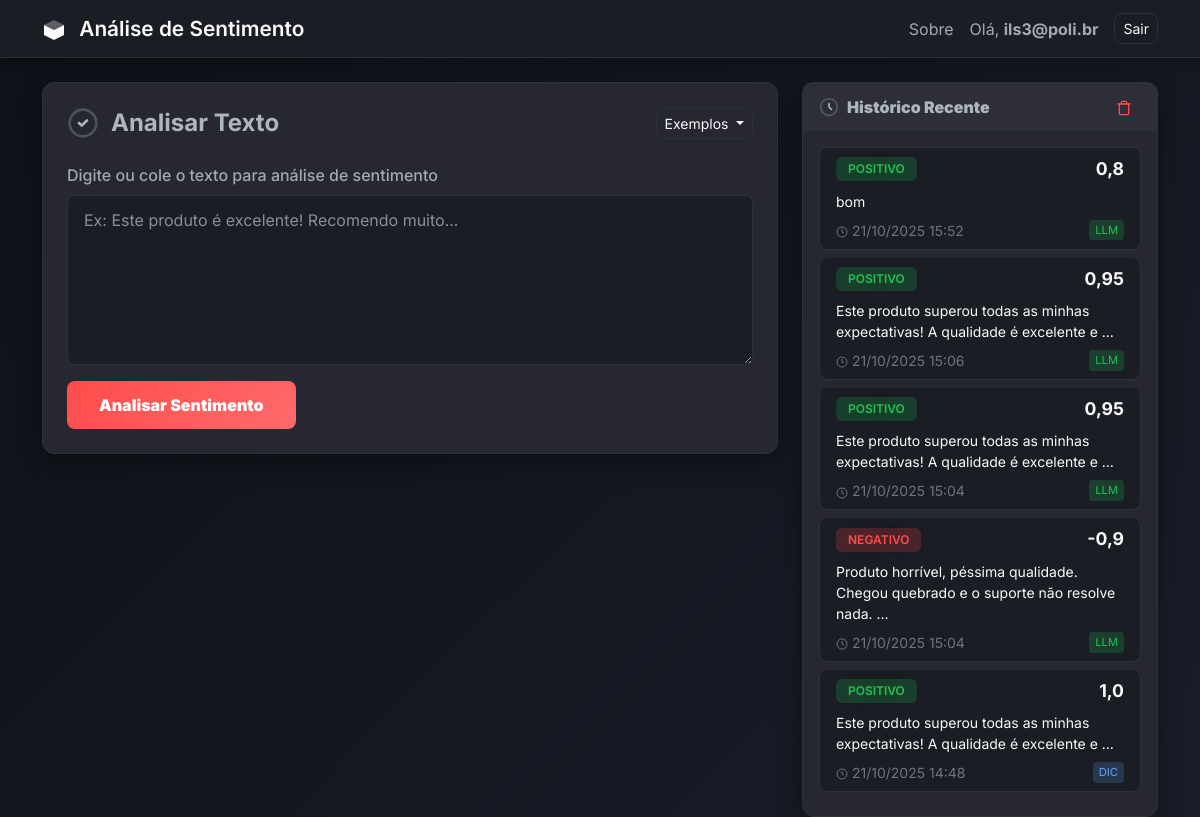
The app's page / (signed in) with its own data.
### analise/models.py (models this page shows, shortened)
class Analise(models.Model):
    SENTIMENTOS = [
        ('positivo', 'Positivo'),
        ('negativo', 'Negativo'),
        ('neutro', 'Neutro'),
    ]
    usuario = models.ForeignKey(User, on_delete=models.CASCADE, related_name='analises')
    texto = models.TextField()
    sentimento = models.CharField(max_length=20, choices=SENTIMENTOS)
    pontuacao = models.FloatField()
    metodo = models.CharField(max_length=50, default='dicionario')
    data_criacao = models.DateTimeField(auto_now_add=True)
    class Meta:
        ordering = ['-data_criacao']
        verbose_name = 'Análise'
        verbose_name_plural = 'Análises'

### analise/views.py (the view, shortened to what this page needs)
# urls.py: path('', views.analise_view, name='analise'),
@login_required
def analise_view(request):
    analisador = AnalisadorSentimento()
    resultado = None
    historico = Analise.objects.filter(usuario=request.user)[:5]
    return render(request, 'analise/analise.html', {
        'resultado': resultado,
        'historico': historico
    })

### analise/templates/analise/analise.html (shortened to what this page needs)
{% extends 'analise/base.html' %}
{% block content %}
<div class="row">
    <div class="col-lg-8 mb-4">
        <div class="card">
            <div class="card-body p-4">
                <div class="d-flex align-items-center justify-content-between mb-4">
                    <div class="d-flex align-items-center">
                        <svg width="32" height="32" viewBox="0 0 24 24" fill="none" style="margin-right: 12px;">
                            <path d="M9 12L11 14L15 10" stroke="currentColor" stroke-width="2" stroke-linecap="round" stroke-linejoin="round"/>
                            <circle cx="12" cy="12" r="10" stroke="currentColor" stroke-width="2" opacity="0.3"/>
                        </svg>
                        <h4 class="mb-0" style="font-weight: 700;">Analisar Texto</h4>
                    </div>
                    <div class="dropdown">
                        <button class="btn btn-outline-light btn-sm dropdown-toggle" type="button" data-bs-toggle="dropdown">
                            Exemplos
                        </button>
                    </div>
                </div>
                <form method="post" id="formAnalise">
                    <div class="mb-3">
                        <label for="texto" class="form-label">Digite ou cole o texto para análise de sentimento</label>
                        <textarea class="form-control" id="texto" name="texto" rows="6" required
                                  placeholder="Ex: Este produto é excelente! Recomendo muito..."></textarea>
                    </div>
                    <button type="submit" class="btn btn-primary" style="padding: 12px 32px;">
                        <strong>Analisar Sentimento</strong>
                    </button>
                </form>
            </div>
        </div>
    </div>
    <div class="col-lg-4">
        <div class="card" style="position: sticky; top: 20px;">
            <div class="card-header">
                <div class="d-flex align-items-center justify-content-between">
                    <div class="d-flex align-items-center">
                        <svg width="20" height="20" viewBox="0 0 24 24" fill="none" style="margin-right: 8px;">
                            <path d="M12 8V12L15 15" stroke="currentColor" stroke-width="2" stroke-linecap="round"/>
                            <circle cx="12" cy="12" r="10" stroke="currentColor" stroke-width="2" opacity="0.3"/>
                        </svg>
                        <strong>Histórico Recente</strong>
                    </div>
                    {% if historico %}
                    <button class="btn btn-sm" style="color: var(--accent-color); padding: 4px 8px;"
                            data-bs-toggle="modal" data-bs-target="#limparHistoricoModal" title="Limpar histórico">
                        <svg width="16" height="16" viewBox="0 0 24 24" fill="none">
                            <path d="M3 6H5H21" stroke="currentColor" stroke-width="2" stroke-linecap="round"/>
                            <path d="M19 6V20C19 21 18 22 17 22H7C6 22 5 21 5 20V6M8 6V4C8 3 9 2 10 2H14C15 2 16 3 16 4V6" stroke="currentColor" stroke-width="2" stroke-linecap="round"/>
                        </svg>
                    </button>
                    {% endif %}
                </div>
            </div>
            <div class="card-body p-3">
                {% if historico %}
                    <div class="list-group">
                        {% for item in historico %}
                        <div class="list-group-item">
                            <div class="d-flex w-100 justify-content-between align-items-center mb-2">
                                <span class="badge sentimento-{{ item.sentimento }}" style="background: rgba({% if item.sentimento == 'positivo' %}33,195,84{% elif item.sentimento == 'negativo' %}255,75,75{% else %}255,165,0{% endif %}, 0.2);">
                                    {{ item.sentimento|upper }}
                                </span>
                                <strong style="font-size: 1.1rem;">{{ item.pontuacao }}</strong>
                            </div>
                            <p class="mb-2 small" style="line-height: 1.5;">{{ item.texto|truncatewords:12 }}</p>
                            <div class="d-flex justify-content-between align-items-center">
                                <small class="text-secondary">
                                    <svg width="12" height="12" viewBox="0 0 24 24" fill="none" style="display: inline; vertical-align: middle;">
                                        <circle cx="12" cy="12" r="10" stroke="currentColor" stroke-width="2"/>
                                        <path d="M12 6V12L16 14" stroke="currentColor" stroke-width="2"/>
                                    </svg>
                                    {{ item.data_criacao|date:"d/m/Y H:i" }}
                                </small>
                                <small style="font-size: 0.7rem; padding: 2px 6px; border-radius: 4px; background: rgba({% if item.metodo == 'llm' %}33,195,84{% elif item.metodo == 'dicionario' %}96,165,250{% else %}251,191,36{% endif %}, 0.2); color: {% if item.metodo == 'llm' %}#21c354{% elif item.metodo == 'dicionario' %}#60a5fa{% else %}#fbbf24{% endif %};">
                                    {% if item.metodo == 'llm' %}LLM{% elif item.metodo == 'dicionario' %}DIC{% else %}TXT{% endif %}
                                </small>
                            </div>
                        </div>
                        {% endfor %}
                    </div>
                {% endif %}
            </div>
        </div>
    </div>
</div>
{% endblock %}

### analise/templates/analise/base.html (shortened to what this page needs)
<!DOCTYPE html>
<html lang="pt-br" data-bs-theme="dark">
<head>
    <link href="https://cdn.jsdelivr.net/npm/bootstrap@5.3.0/dist/css/bootstrap.min.css" rel="stylesheet">
</head>
<body>
    <nav class="navbar navbar-expand-lg mb-4">
        <div class="container">
            <a class="navbar-brand" href="{% url 'analise' %}">
                <svg width="24" height="24" viewBox="0 0 24 24" fill="none" style="display: inline-block; vertical-align: middle; margin-right: 8px;">
                    <path d="M12 2L2 7L12 12L22 7L12 2Z" fill="currentColor" opacity="0.3"/>
                    <path d="M2 17L12 22L22 17V7L12 12L2 7V17Z" fill="currentColor"/>
                </svg>
                Análise de Sentimento
            </a>
            {% if user.is_authenticated %}
            <div class="d-flex align-items-center ms-auto">
                <a class="nav-link me-3" href="#" data-bs-toggle="modal" data-bs-target="#sobreModal" style="color: var(--text-secondary); text-decoration: none;">Sobre</a>
                <span class="navbar-text me-3">
                    Olá, <strong>{{ user.username }}</strong>
                </span>
                <a class="btn btn-outline-light btn-sm" href="{% url 'logout' %}">Sair</a>
            </div>
            {% endif %}
        </div>
    </nav>
    <div class="container">
        {% block content %}{% endblock %}
    </div>
</body>
</html>

### analise/templates/analise/base.html (style rules this page uses)
:root { --bg-primary: #0e1117; --bg-secondary: #1a1d24; --bg-card: #262730; --border-color: #2d3139; --text-primary: #fafafa; --text-secondary: #a3a8b4; --accent-color: #ff4b4b; --success-color: #21c354; --warning-color: #ffa500; --info-color: #0068c9; }
* { font-family: 'Inter', -apple-system, BlinkMacSystemFont, sans-serif; }
body { background: linear-gradient(135deg, var(--bg-primary) 0%, #1a1d29 100%); color: var(--text-primary); min-height: 100vh; }
.navbar { background: var(--bg-secondary) !important; border-bottom: 1px solid var(--border-color); backdrop-filter: blur(10px); box-shadow: 0 4px 12px rgba(0,0,0,0.3); }
.navbar-brand { font-weight: 600; font-size: 1.3rem; color: var(--text-primary) !important; }
.card { background: var(--bg-card); border: 1px solid var(--border-color); border-radius: 12px; box-shadow: 0 8px 24px rgba(0,0,0,0.4); transition: transform 0.2s, box-shadow 0.2s; }
.card-header { background: rgba(255,255,255,0.03); border-bottom: 1px solid var(--border-color); font-weight: 600; }
.form-control, .form-select { background: var(--bg-secondary); border: 1px solid var(--border-color); color: var(--text-primary); border-radius: 8px; padding: 12px 16px; transition: border-color 0.2s, box-shadow 0.2s; }
.form-label { color: var(--text-secondary); font-weight: 500; margin-bottom: 8px; }
.btn-primary { background: linear-gradient(135deg, var(--accent-color) 0%, #ff6b6b 100%); border: none; border-radius: 8px; padding: 12px 24px; font-weight: 600; transition: transform 0.2s, box-shadow 0.2s; }
.btn-outline-light { border: 1px solid var(--border-color); border-radius: 8px; transition: all 0.2s; }
.sentimento-positivo { color: var(--success-color); font-weight: 700; text-shadow: 0 0 20px rgba(33,195,84,0.3); }
.sentimento-negativo { color: var(--accent-color); font-weight: 700; text-shadow: 0 0 20px rgba(255,75,75,0.3); }
.list-group-item { background: var(--bg-secondary); border: 1px solid var(--border-color); color: var(--text-primary); margin-bottom: 8px; border-radius: 8px !important; transition: background 0.2s; }
.badge { border-radius: 6px; padding: 6px 12px; font-weight: 600; }
.navbar-text { color: var(--text-secondary) !important; }
textarea.form-control { min-height: 150px; resize: vertical; }

### records on screen
Analise: sentimento "POSITIVO", pontuacao "0,8", texto "bom", data_criacao "21/10/2025 15:52", metodo "LLM"
Analise: sentimento "POSITIVO", pontuacao "0,95", texto "Este produto superou todas as minhas expectativas! A qualidade é excelente e …", data_criacao "21/10/2025 15:06", metodo "LLM"
Analise: sentimento "POSITIVO", pontuacao "0,95", texto "Este produto superou todas as minhas expectativas! A qualidade é excelente e …", data_criacao "21/10/2025 15:04", metodo "LLM"
Analise: sentimento "NEGATIVO", pontuacao "-0,9", texto "Produto horrível, péssima qualidade. Chegou quebrado e o suporte não resolve nada. …", data_criacao "21/10/2025 15:04", metodo "LLM"
Analise: sentimento "POSITIVO", pontuacao "1,0", texto "Este produto superou todas as minhas expectativas! A qualidade é excelente e …", data_criacao "21/10/2025 14:48", metodo "DIC"

### other values on screen
{{ user.username }} "ils3@poli.br"
